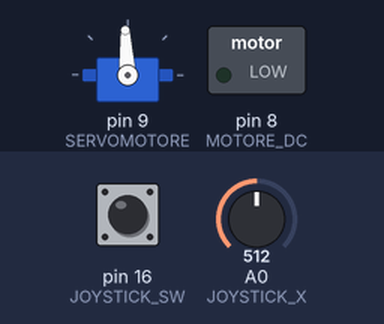
This sketch was run on a simulated Arduino Uno, built with avr-gcc and run on an emulated ATmega328P. Shown: servo, switched loads named in the sketch (green lamp = pin HIGH). Wiring (inferred from the names in the program): servo: signal pin 9. Inputs (shaded band) come from the test bench; at power-on: A0 (JOYSTICK_X) = 512, pin 16 (JOYSTICK_SW) HIGH. Servo pulses on a pin are drawn as a servo (544–2400 µs = 0–180°); pins used as bus, display or sensor lines are not drawn.

Above: at 1.2 s.
1.3 s: A0 (JOYSTICK_X) set to 716
At 2.5 s:
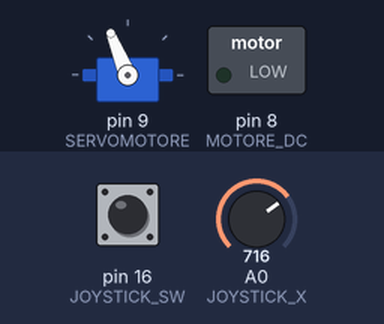
2.8 s: pin 16 (JOYSTICK_SW) pulled LOW for 0.15 s
At 2.88 s:
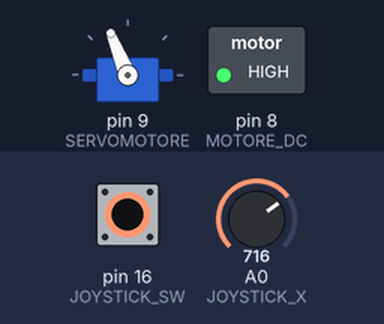
4.4 s: A0 (JOYSTICK_X) set to 900
At 5.2 s:
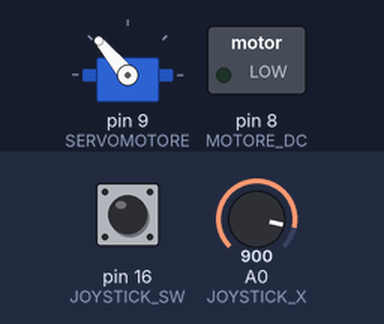
5.9 s: pin 16 (JOYSTICK_SW) pulled LOW for 1 s
At 6.7 s:
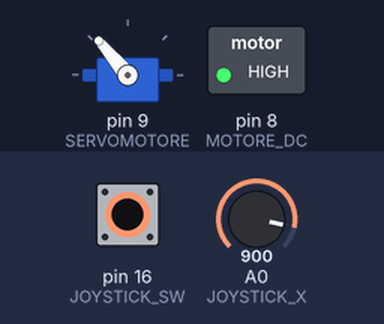
8.4 s: A0 (JOYSTICK_X) set to 1023
At 9.3 s:
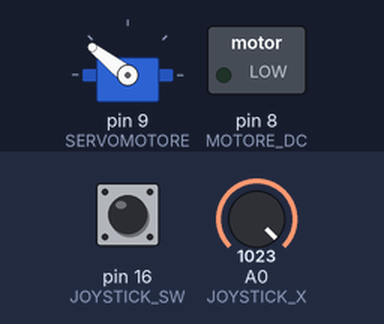
9.9 s: pin 16 (JOYSTICK_SW) pulled LOW for 0.15 s
At 9.98 s:
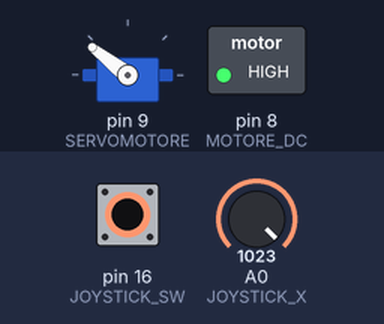
Timing chart, 0 to 12.5 s (numbered marks = the images above; inputs shaded):
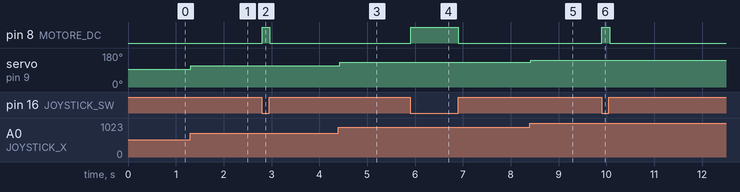

Measured:
- after the input at 1.3 s, servo on pin 9 (SERVOMOTORE): 93° → 112° at once
- after the input at 2.8 s, pin 8 (MOTORE_DC): LOW → HIGH at once, → LOW 0.16 s later
- after the input at 4.4 s, servo on pin 9 (SERVOMOTORE): 112° → 130° at once
- after the input at 5.9 s, pin 8 (MOTORE_DC): LOW → HIGH at once, → LOW 0.99 s later
- after the input at 8.4 s, servo on pin 9 (SERVOMOTORE): 130° → 142° at once
- after the input at 9.9 s, pin 8 (MOTORE_DC): LOW → HIGH at once, → LOW 0.16 s later

The sketch:

test_motori.ino
```cpp
/*
 *  Questo Sketch serve a testare le funzionalità
 *  del servomotore SG90 e del motore in corrente
 *  continua.
 *
 *  Al pin 8 è connesso un transistor NPN (PN2222)
 *  con Resistenza di base=1k ohm per comandare il
 *  motore in corrente continua quando si preme il
 *  tasto del Joystick.
 *
 *  Al pin 9 è collegato il segnale PWM che comanda
 *  il servomotore SG90.
 *
 *  Sugli ingressi analogici A0 e A1 sono posizionati
 *  rispettivamente Rx e Ry del Joystick, mentre su A2
 *  in configurazione ingresso digitale con resistenza
 *  di Pull-UP il punsante Sw del Joystick.
 *
 *  Muovendo l'asse X del Joystick si produce un
 *  movimento del servomotore da -90 a +90 gradi
 *
 *  Visualizza l'esperienza di laboratorio completa:
 *  https://youtu.be/IW2o1Hg2DLk
 *
 */

#define MOTORE_DC            8
#define SERVOMOTORE          9

#define JOYSTICK_X          A0
#define JOYSTICK_Y          A1
#define JOYSTICK_SW         16     // Digital Input con Pull-UP

#define PERIODO_PWM_US   20000     // periodo del PWM in microsecondi

void setup() {

  // DEBUG :
  // Serial.begin( 9600 );

  pinMode( MOTORE_DC, OUTPUT );
  digitalWrite( MOTORE_DC, LOW );

  pinMode( SERVOMOTORE, OUTPUT );
  digitalWrite( SERVOMOTORE, LOW );

  /* pulsante del Joystick con Resistenza di Pull-UP */
  pinMode(JOYSTICK_SW, INPUT_PULLUP);

}


void loop() {

  unsigned int ton, toff;

  digitalWrite( MOTORE_DC, ! digitalRead(JOYSTICK_SW) );


  // IMPOSTO IL PERIODO Ton DEL PWM PER PILOTARE IL SERVO
  // 1000 = -90°
  // 1500 =   0°
  // 2000 =  90°
  ton = map( analogRead(JOYSTICK_X), 0, 1023, 1000, 2000);
  toff = (PERIODO_PWM_US - 10000) - ton;

  /*
   * DEBUG:
   * Serial.print( ton );
   * Serial.print( "," );
   * Serial.println( toff );
   */

  // COMANDO PWM "CASERECCIO" PER IL SERVOMOTORE
  digitalWrite( SERVOMOTORE, HIGH );
  delayMicroseconds(ton);

  digitalWrite( SERVOMOTORE, LOW );
  // Currently, the largest value that will produce an accurate delay is 16383;
  delayMicroseconds(10000);
  delayMicroseconds(toff);

}
```
